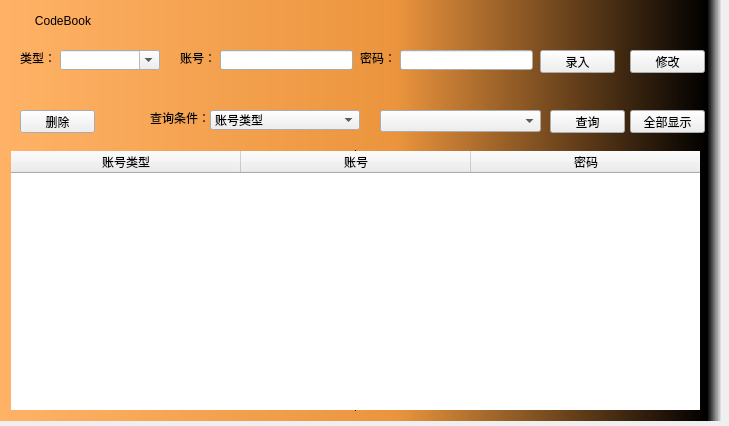
<?xml version="1.0" encoding="UTF-8"?>
<ui version="4.0">
 <class>Form</class>
 <widget class="QWidget" name="Form">
  <property name="geometry">
   <rect>
    <x>0</x>
    <y>0</y>
    <width>729</width>
    <height>426</height>
   </rect>
  </property>
  <property name="minimumSize">
   <size>
    <width>729</width>
    <height>426</height>
   </size>
  </property>
  <property name="windowTitle">
   <string>CodeBook</string>
  </property>
  <property name="windowIcon">
   <iconset>
    <normaloff>ico/CodeBook.ico</normaloff>ico/CodeBook.ico</iconset>
  </property>
  <widget class="QLabel" name="label">
   <property name="geometry">
    <rect>
     <x>20</x>
     <y>50</y>
     <width>36</width>
     <height>16</height>
    </rect>
   </property>
   <property name="text">
    <string>类型：</string>
   </property>
  </widget>
  <widget class="QLabel" name="label_2">
   <property name="geometry">
    <rect>
     <x>180</x>
     <y>50</y>
     <width>36</width>
     <height>16</height>
    </rect>
   </property>
   <property name="text">
    <string>账号：</string>
   </property>
  </widget>
  <widget class="QLabel" name="label_3">
   <property name="geometry">
    <rect>
     <x>360</x>
     <y>50</y>
     <width>36</width>
     <height>16</height>
    </rect>
   </property>
   <property name="text">
    <string>密码：</string>
   </property>
  </widget>
  <widget class="QComboBox" name="comboBox">
   <property name="geometry">
    <rect>
     <x>60</x>
     <y>50</y>
     <width>100</width>
     <height>20</height>
    </rect>
   </property>
   <property name="minimumSize">
    <size>
     <width>100</width>
     <height>0</height>
    </size>
   </property>
   <property name="editable">
    <bool>true</bool>
   </property>
   <property name="placeholderText">
    <string/>
   </property>
  </widget>
  <widget class="QLineEdit" name="lineEdit">
   <property name="geometry">
    <rect>
     <x>220</x>
     <y>50</y>
     <width>133</width>
     <height>20</height>
    </rect>
   </property>
  </widget>
  <widget class="QLineEdit" name="lineEdit_2">
   <property name="geometry">
    <rect>
     <x>400</x>
     <y>50</y>
     <width>133</width>
     <height>20</height>
    </rect>
   </property>
  </widget>
  <widget class="QPushButton" name="pushButton">
   <property name="geometry">
    <rect>
     <x>540</x>
     <y>50</y>
     <width>75</width>
     <height>23</height>
    </rect>
   </property>
   <property name="text">
    <string>录入</string>
   </property>
  </widget>
  <widget class="QTableWidget" name="tableWidget">
   <property name="geometry">
    <rect>
     <x>10</x>
     <y>150</y>
     <width>691</width>
     <height>261</height>
    </rect>
   </property>
   <property name="font">
    <font>
     <pointsize>9</pointsize>
    </font>
   </property>
   <property name="layoutDirection">
    <enum>Qt::LeftToRight</enum>
   </property>
   <property name="styleSheet">
    <string notr="true"/>
   </property>
   <property name="frameShape">
    <enum>QFrame::VLine</enum>
   </property>
   <property name="frameShadow">
    <enum>QFrame::Plain</enum>
   </property>
   <property name="lineWidth">
    <number>1</number>
   </property>
   <property name="midLineWidth">
    <number>0</number>
   </property>
   <property name="verticalScrollBarPolicy">
    <enum>Qt::ScrollBarAsNeeded</enum>
   </property>
   <property name="horizontalScrollBarPolicy">
    <enum>Qt::ScrollBarAlwaysOff</enum>
   </property>
   <property name="sizeAdjustPolicy">
    <enum>QAbstractScrollArea::AdjustIgnored</enum>
   </property>
   <property name="selectionBehavior">
    <enum>QAbstractItemView::SelectItems</enum>
   </property>
   <property name="textElideMode">
    <enum>Qt::ElideRight</enum>
   </property>
   <attribute name="horizontalHeaderVisible">
    <bool>true</bool>
   </attribute>
   <attribute name="horizontalHeaderCascadingSectionResizes">
    <bool>false</bool>
   </attribute>
   <attribute name="horizontalHeaderDefaultSectionSize">
    <number>230</number>
   </attribute>
   <column>
    <property name="text">
     <string>账号类型</string>
    </property>
   </column>
   <column>
    <property name="text">
     <string>账号</string>
    </property>
   </column>
   <column>
    <property name="text">
     <string>密码</string>
    </property>
   </column>
  </widget>
  <widget class="QComboBox" name="comboBox_2">
   <property name="geometry">
    <rect>
     <x>210</x>
     <y>110</y>
     <width>150</width>
     <height>20</height>
    </rect>
   </property>
   <property name="minimumSize">
    <size>
     <width>150</width>
     <height>0</height>
    </size>
   </property>
   <property name="focusPolicy">
    <enum>Qt::WheelFocus</enum>
   </property>
   <property name="layoutDirection">
    <enum>Qt::LeftToRight</enum>
   </property>
   <property name="autoFillBackground">
    <bool>false</bool>
   </property>
   <property name="editable">
    <bool>false</bool>
   </property>
   <item>
    <property name="text">
     <string>账号类型</string>
    </property>
   </item>
   <item>
    <property name="text">
     <string>账号</string>
    </property>
   </item>
   <item>
    <property name="text">
     <string>密码</string>
    </property>
   </item>
  </widget>
  <widget class="QLabel" name="label_4">
   <property name="geometry">
    <rect>
     <x>150</x>
     <y>110</y>
     <width>60</width>
     <height>16</height>
    </rect>
   </property>
   <property name="text">
    <string>查询条件：</string>
   </property>
  </widget>
  <widget class="QLineEdit" name="lineEdit_3">
   <property name="geometry">
    <rect>
     <x>380</x>
     <y>110</y>
     <width>161</width>
     <height>20</height>
    </rect>
   </property>
  </widget>
  <widget class="QPushButton" name="pushButton_2">
   <property name="geometry">
    <rect>
     <x>550</x>
     <y>110</y>
     <width>75</width>
     <height>23</height>
    </rect>
   </property>
   <property name="text">
    <string>查询</string>
   </property>
  </widget>
  <widget class="QPushButton" name="pushButton_3">
   <property name="geometry">
    <rect>
     <x>630</x>
     <y>50</y>
     <width>75</width>
     <height>23</height>
    </rect>
   </property>
   <property name="text">
    <string>修改</string>
   </property>
  </widget>
  <widget class="QLabel" name="label_6">
   <property name="geometry">
    <rect>
     <x>0</x>
     <y>0</y>
     <width>721</width>
     <height>421</height>
    </rect>
   </property>
   <property name="styleSheet">
    <string notr="true">background-color: qlineargradient(spread:pad, x1:0, y1:0, x2:1, y2:0, stop:0 rgba(255, 178, 102, 255), stop:0.55 rgba(235, 148, 61, 255), stop:0.98 rgba(0, 0, 0, 255), stop:1 rgba(0, 0, 0, 0));</string>
   </property>
   <property name="text">
    <string/>
   </property>
  </widget>
  <widget class="QLabel" name="label_8">
   <property name="geometry">
    <rect>
     <x>-50</x>
     <y>10</y>
     <width>141</width>
     <height>21</height>
    </rect>
   </property>
   <property name="contextMenuPolicy">
    <enum>Qt::DefaultContextMenu</enum>
   </property>
   <property name="layoutDirection">
    <enum>Qt::RightToLeft</enum>
   </property>
   <property name="styleSheet">
    <string notr="true">image: url(:/ico/ico/CodeBook.ico);</string>
   </property>
   <property name="text">
    <string>CodeBook</string>
   </property>
   <property name="alignment">
    <set>Qt::AlignRight|Qt::AlignTrailing|Qt::AlignVCenter</set>
   </property>
  </widget>
  <widget class="QPushButton" name="pushButton_4">
   <property name="geometry">
    <rect>
     <x>670</x>
     <y>0</y>
     <width>51</width>
     <height>31</height>
    </rect>
   </property>
   <property name="styleSheet">
    <string notr="true">image: url(:/img/close.png);
border:none;</string>
   </property>
   <property name="text">
    <string/>
   </property>
  </widget>
  <widget class="QLabel" name="label_5">
   <property name="geometry">
    <rect>
     <x>422</x>
     <y>161</y>
     <width>16</width>
     <height>16</height>
    </rect>
   </property>
   <property name="text">
    <string/>
   </property>
  </widget>
  <widget class="QPushButton" name="pushButton_5">
   <property name="geometry">
    <rect>
     <x>20</x>
     <y>110</y>
     <width>75</width>
     <height>23</height>
    </rect>
   </property>
   <property name="text">
    <string>删除</string>
   </property>
  </widget>
  <widget class="QComboBox" name="comboBox_3">
   <property name="geometry">
    <rect>
     <x>380</x>
     <y>110</y>
     <width>161</width>
     <height>22</height>
    </rect>
   </property>
  </widget>
  <widget class="QPushButton" name="pushButton_6">
   <property name="geometry">
    <rect>
     <x>630</x>
     <y>110</y>
     <width>75</width>
     <height>23</height>
    </rect>
   </property>
   <property name="text">
    <string>全部显示</string>
   </property>
  </widget>
  <zorder>label_5</zorder>
  <zorder>label_6</zorder>
  <zorder>label</zorder>
  <zorder>label_2</zorder>
  <zorder>label_3</zorder>
  <zorder>comboBox</zorder>
  <zorder>lineEdit</zorder>
  <zorder>lineEdit_2</zorder>
  <zorder>pushButton</zorder>
  <zorder>comboBox_2</zorder>
  <zorder>label_4</zorder>
  <zorder>lineEdit_3</zorder>
  <zorder>pushButton_2</zorder>
  <zorder>pushButton_3</zorder>
  <zorder>tableWidget</zorder>
  <zorder>label_8</zorder>
  <zorder>pushButton_4</zorder>
  <zorder>pushButton_5</zorder>
  <zorder>comboBox_3</zorder>
  <zorder>pushButton_6</zorder>
 </widget>
 <resources>
  <include location="icoimg.qrc"/>
 </resources>
 <connections>
  <connection>
   <sender>pushButton_4</sender>
   <signal>clicked()</signal>
   <receiver>Form</receiver>
   <slot>close()</slot>
   <hints>
    <hint type="sourcelabel">
     <x>721</x>
     <y>40</y>
    </hint>
    <hint type="destinationlabel">
     <x>769</x>
     <y>4</y>
    </hint>
   </hints>
  </connection>
 </connections>
</ui>
